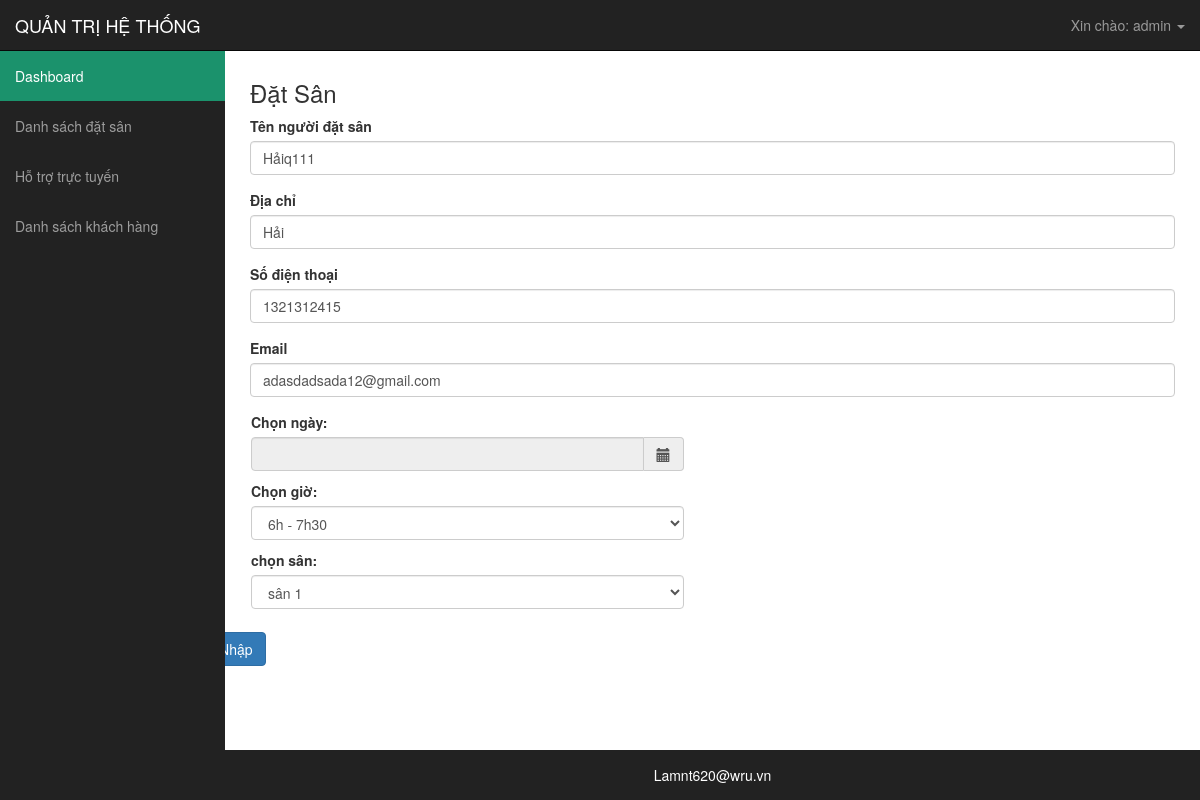
Screenshot of /bailam/admin/edit_ds.php?id=20 with the database file from the repository.
### tables this page shows
CREATE TABLE `datsan` (
  `id` int(11) NOT NULL,
  `tennguoidatsan` varchar(200) DEFAULT NULL,
  `diachi` varchar(200) DEFAULT NULL,
  `sdt` char(10) DEFAULT NULL,
  `email` varchar(200) DEFAULT NULL,
  `ngaydatsan` varchar(200) DEFAULT NULL,
  `giodatsan` varchar(200) DEFAULT NULL,
  `sosan` varchar(200) DEFAULT NULL,
  `trangthai` int(1) DEFAULT NULL
);

### bailam/admin/edit_ds.php (the view, shortened to what this page needs)
<!DOCTYPE html>
<html lang="en">
<head>
    <link rel="stylesheet" href="https://maxcdn.bootstrapcdn.com/bootstrap/3.3.6/css/bootstrap.min.css">
    <link href="../css/bootstrap.min.css" rel="stylesheet">
    <link href="../css/sb-admin.css" rel="stylesheet">
    <link href="../css/plugins/morris.css" rel="stylesheet">
    <link rel="stylesheet" href="../css/fontawesome-webfont.woff" type="text/css">
</head>
<body>
    <div id="wrapper">
        <nav class="navbar navbar-inverse navbar-fixed-top" role="navigation">
            <div class="navbar-header">
                <a class="navbar-brand" href="./index.php">QUẢN TRỊ HỆ THỐNG</a>
            </div>
            <ul class="nav navbar-right top-nav">
                <li class="dropdown">
                    <a href="#" class="dropdown-toggle" data-toggle="dropdown"><i class="fa fa-user"></i> Xin chào:&nbsp;admin <b class="caret"></b></a>
                        </li>
                    </ul>
            <div class="collapse navbar-collapse navbar-ex1-collapse">
                <ul class="nav navbar-nav side-nav">
                    <li style="background:#1b926c;color:#fff;">
                        <a href="index.php" style="color:#fff;"><i class="fa fa-fw fa-dashboard"></i> Dashboard</a>
                    </li>
                    <li>
                        <a href="javascript:;" data-toggle="collapse" data-target="#demo_dm"><i class="fa fa-fw fa-file"></i> Danh sách đặt sân <i class="fa fa-fw fa-caret-down"></i></a>
                    </li>
                    <li>
                        <a href="javascript:;" data-toggle="collapse" data-target="#demo_dm"><i class="fa fa-fw fa-file"></i> Hỗ trợ trực tuyến</a>
                    </li>
                    <li>
                        <a href="javascript:;" data-toggle="collapse" data-target="#demo_vd"><i class="fa fa-fw fa-file"></i> Danh sách khách hàng <i class="fa fa-fw fa-caret-down"></i></a>
                    </li>
                </ul>
            </div>
        </nav>
        <div id="page-wrapper">
            <div class="container-fluid">
               <div class="row">
                   <div class="col-lg-12 col-md-12 col-xs-12 col-sm-12">
                    <?php
                            include('../ketnoi.php');
                            if(isset($_GET['id']) && filter_var($_GET['id'],FILTER_VALIDATE_INT,array('min_range'=>1))){
                                $id=$_GET['id'];
                            }else{
                                header('Location: showdatsan.php');
                                exit();
                            }
                        $query_id="select tennguoidatsan,diachi,sdt,email,ngaydatsan,giodatsan,sosan from datsan where id={$id}";
                        $result_id=mysqli_query($conn,$query_id) or die("Quyery {$query_id} \n <br> Mysql errors:" .mysqli_error($conn));
                        if (mysqli_num_rows($result_id)==1) {
                            list($tennguoidatsan,$diachi,$sdt,$email,$ngaydatsan,$giodatsan,$sosan)=mysqli_fetch_array($result_id,MYSQLI_NUM);
                        }else{
                            $message="<p class='required'>Ca này không tồn tại</p>";
                        }
                        ?>
                       <form action="" name="add_datsan" method="POST">
                           <h3>Đặt Sân</h3>
                           <div class="form-group">
                               <label>Tên người đặt sân</label>
                               <input type="text" name="tennguoidatsan" class="form-control" placeholder="Tên người đặt sân" value="<?php if(isset($tennguoidatsan)){ echo $tennguoidatsan;}?>" >
                           </div>
                           <div class="form-group">
                               <label>Địa chỉ</label>
                               <input type="text" name="diachi" class="form-control" placeholder="Địa chỉ" value="<?php if(isset($diachi)){ echo $diachi;}?>" >
                           </div>
                           <div class="form-group">
                               <label>Số điện thoại</label>
                               <input type="text" name="sdt" class="form-control" placeholder="số điện thoại" value="<?php if(isset($sdt)){ echo $sdt;}?>" >
                           </div>
                           <div class="form-group">
                               <label>Email</label>
                               <input type="text" name="email" class="form-control" placeholder="Email" value="<?php if(isset($email)){ echo $email;}?>" >
                           </div>
                           <div class="col-lg-6 col-md-6 col-xs-6 col-sm-6" style="margin-left: -14px">
                               <label>Chọn ngày:</label>
                               <div id="datepicker" class="input-group date" data-date-format="dd-mm-yyyy"> <input class="form-control" readonly="" type="text" name="ngaydatsan"> <span class="input-group-addon" value="<?php if(isset($ngaydatsan)){ echo $ngaydatsan;}?>" ><i class="glyphicon glyphicon-calendar"></i></span>
                               </div>
                               <div style="margin-top: 10px">
                               <label>Chọn giờ:</label>
                               <select name="giodatsan" id="" class="form-control" value="<?php if(isset($giodatsan)){ echo $giodatsan;}?>"  >
                                   <option value="6h - 7h30">6h    - 7h30</option>
                               </select>
                               <div style="margin-top: 10px">
                                   <label>chọn sân:</label>
                                   <select name="sosan" id="" class="form-control" value="<?php if(isset($sosan)){ echo $sosan;}?>" >
                                        <option value="sân 1">sân 1</option>
                                   </select>
                               </div>
                               </div>
                           </div>
                       </form>
                   </div>
               </div>
           </div>
       </div>
       <div id="footer">
        <p>Lamnt620@wru.vn</p>
    </div>
</div>
</body>
</html>
<link rel="stylesheet prefetch" href="http://cdnjs.cloudflare.com/ajax/libs/bootstrap-datepicker/1.3.0/css/datepicker.css"><script src="http://cdnjs.cloudflare.com/ajax/libs/bootstrap-datepicker/1.3.0/js/bootstrap-datepicker.js"></script>

### bailam/css/sb-admin.css (style rules this page uses)
body { margin-top: 100px; background-color: #222; }
@media (min-width:768px) { body { margin-top: 50px; } }
#wrapper { padding-left: 0; }
#page-wrapper { width: 100%; height:700px !important; padding: 0; background-color: #fff; }
@media (min-width:768px) { #wrapper { padding-left: 225px; } }
@media (min-width:768px) { #page-wrapper { padding: 10px; } }
.top-nav { padding: 0 15px; }
.top-nav>li { display: inline-block; float: left; }
.top-nav>li>a { padding-top: 15px; padding-bottom: 15px; line-height: 20px; color: #999; }
@media (min-width:768px) { .side-nav { position: fixed; top: 51px; left: 225px; width: 225px; margin-left: -225px; border: none; border-radius: 0; overflow-y: auto; background-color: #222; bottom: 0; overflow-x: hidden; padding-bottom: 40px; } }
@media (min-width:768px) { .side-nav>li>a { width: 225px; } }
#footer { text-align: center; }
#footer p { font-size:14px; color:#fff; margin-bottom:0; line-height:50px; }

### rows the page displays
datsan: tennguoidatsan "Hảiq111", diachi "Hải", sdt "1321312415", email "adasdadsada12@gmail.com", giodatsan "6h - 7h30", sosan "sân 1"
